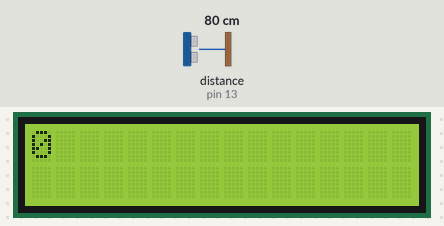
Simulated run of this sketch. Board: Arduino Uno, built with avr-gcc and run on an emulated ATmega328P. On the bench: 16×2 character LCD. Wiring (inferred from the names in the program): ultrasonic range finder: trigger pin 12; echo pin 13. Inputs (shaded band) come from the test bench; at power-on: distance to the obstacle (sensor on pin 13) 80 cm. The echo pulse lasts 58.3 µs per cm; what the sketch prints to the serial monitor is not drawn.

Above: at 1.2 s.
1.3 s: distance to the obstacle (sensor on pin 13) set to 2 cm
At 2.7 s:
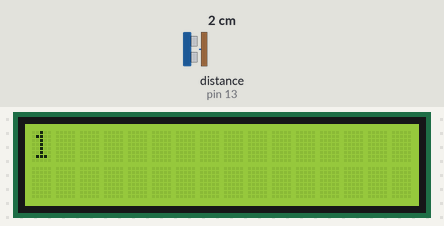
At 3.7 s:
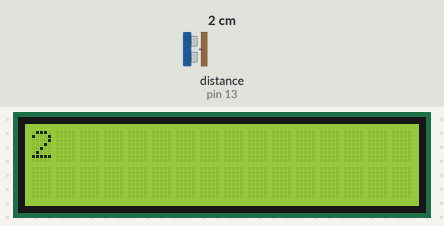
Timing chart, 0 to 5.2 s (numbered marks = the images above; inputs shaded):
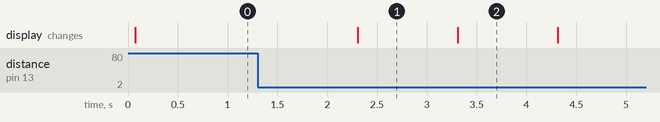

Measured:
- after the input at 1.3 s, the display: changes after 1.0 s (image 1)
- what the display in image 1 shows lasts 1.0 s, from 2.3 s to 3.3 s

The sketch:

sketch_jun17a.ino
```cpp
#include <LiquidCrystal_I2C.h>

 #define trigPin 12
 #define echoPin 13

LiquidCrystal_I2C lcd(0x27, 16, 2);
 int counter = 0;
 int currentState = 0;
 int previousState = 0;

 void setup() {
  Serial.begin(9600);
 pinMode(trigPin, OUTPUT);
 pinMode(echoPin, INPUT);
 lcd.begin();
 lcd.setCursor(2, 0);
// lcd.print("Jumlah Orang");
 }

int ulang = 0;

 void loop() {
 long duration, distance;
 digitalWrite(trigPin, LOW);
 delayMicroseconds(2);
 digitalWrite(trigPin, HIGH);
 delayMicroseconds(10);
 digitalWrite(trigPin, LOW);
 duration = pulseIn(echoPin, HIGH);
 distance = (duration/2) / 29.1;
 lcd.backlight();
 Serial.println(distance);
 if(distance <= 30){
  ulang++;
  delay(1000);
 }
  lcd.setCursor(0, 0);
  lcd.print(ulang);
  lcd.setCursor(0, 1);
 }
```
